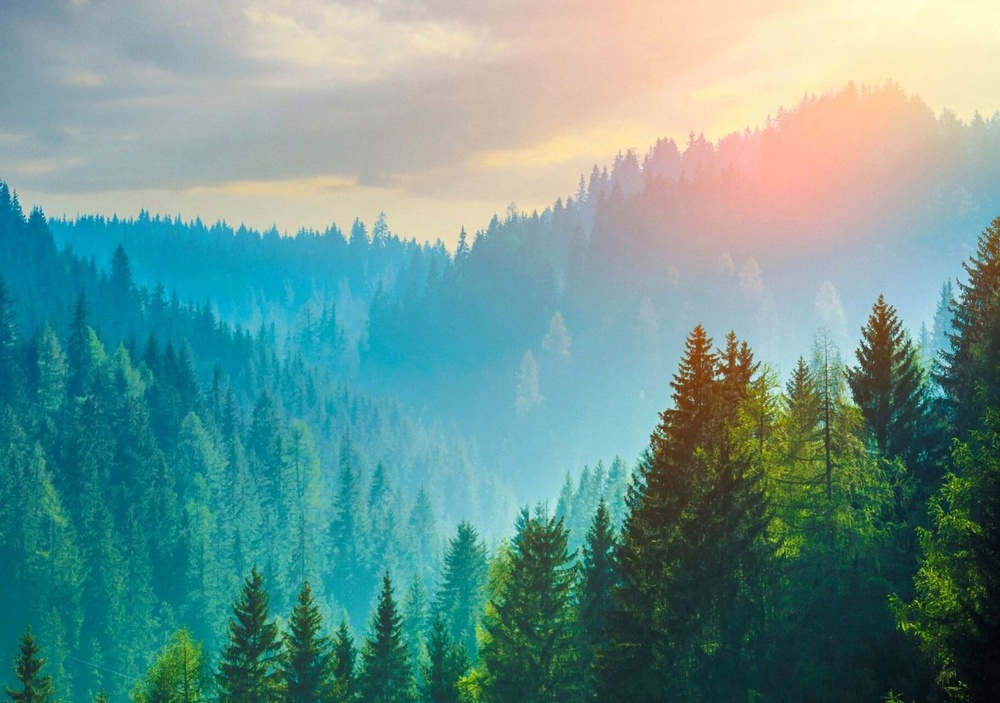
//> input picture build/forest.jpg, 1000 x 703 px, shrunk from 1455 x 1023 before the run
$ ./fastLines ../build/forest.jpg   (built with g++ and OpenCV 4)
//> lines starting //> are read from the running program, lines starting //| are printed output that depends on the picture
// g++ -std=c++17 `pkg-config --cflags --libs opencv4` fastLines.cpp -o FastLines
// ./FastLines forest.jpg

#include <iostream>
#include "opencv2/imgproc.hpp"
#include "opencv2/ximgproc.hpp"
#include "opencv2/imgcodecs.hpp"
#include "opencv2/highgui.hpp"
using namespace std;
using namespace cv;
using namespace cv::ximgproc;
int main(int argc, char** argv)
{
    std::string in;
    cv::CommandLineParser parser(argc, argv, "{@input|../samples/data/corridor.jpg|input image}{help h||show help message}");
    if (parser.has("help"))
    {
        parser.printMessage();
        return 0;
    }
    in = parser.get<string>("@input");
    Mat image = imread(in, IMREAD_GRAYSCALE);
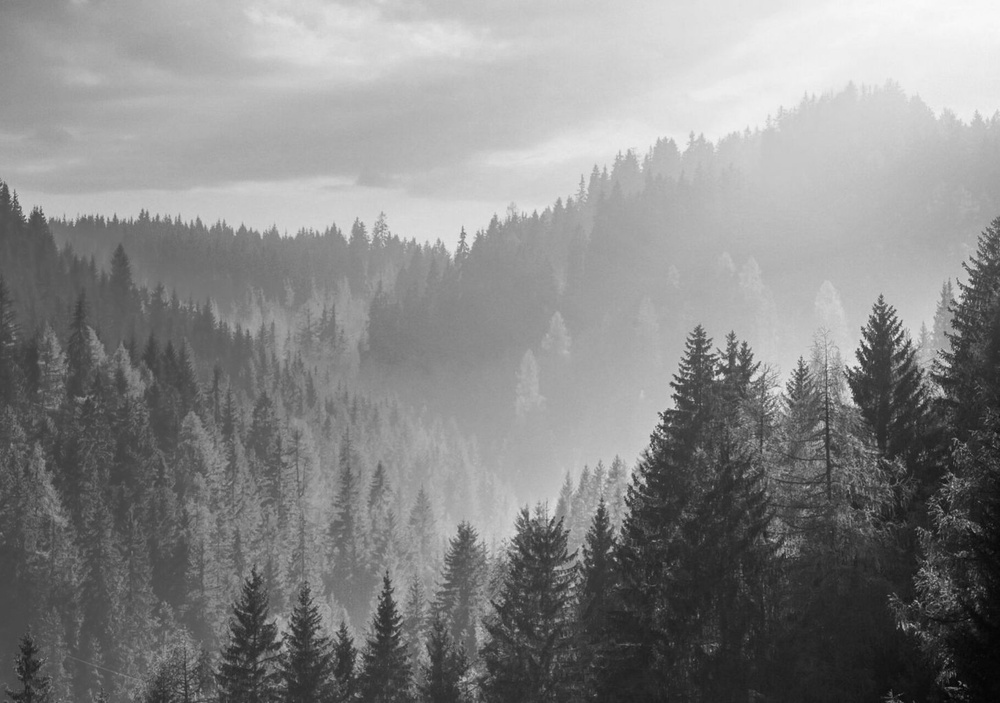
//> image: 703 rows x 1000 cols, CV_8UC1; min 4, max 250, mean 135.4
    if( image.empty() )
    {
        return -1;
    }
    // Create FLD detector
    // Param               Default value   Description
    // length_threshold    10            - Segments shorter than this will be discarded
    // distance_threshold  1.41421356    - A point placed from a hypothesis line
    //                                     segment farther than this will be
    //                                     regarded as an outlier
    // canny_th1           50            - First threshold for
    //                                     hysteresis procedure in Canny()
    // canny_th2           50            - Second threshold for
    //                                     hysteresis procedure in Canny()
    // canny_aperture_size 3             - Aperturesize for the sobel
    //                                     operator in Canny()
    // do_merge            false         - If true, incremental merging of segments
    //                                     will be perfomred
    int length_threshold = 10;
    float distance_threshold = 1.41421356f;
    double canny_th1 = 50.0;
    double canny_th2 = 50.0;
    int canny_aperture_size = 3;
    bool do_merge = false;
    Ptr<FastLineDetector> fld = createFastLineDetector(length_threshold,
            distance_threshold, canny_th1, canny_th2, canny_aperture_size,
            do_merge);
    vector<Vec4f> lines_fld;
    // Because of some CPU's power strategy, it seems that the first running of
    // an algorithm takes much longer. So here we run the algorithm 10 times
    // to see the algorithm's processing time with sufficiently warmed-up
    // CPU performance.
    for(int run_count = 0; run_count < 10; run_count++) {
        double freq = getTickFrequency();
        lines_fld.clear();
        int64 start = getTickCount();
        // Detect the lines with FLD
        fld->detect(image, lines_fld);
        double duration_ms = double(getTickCount() - start) * 1000 / freq;
        std::cout << "Elapsed time for FLD " << duration_ms << " ms." << std::endl;
    }
    // Show found lines with FLD
    Mat line_image_fld(image);
    fld->drawSegments(line_image_fld, lines_fld);
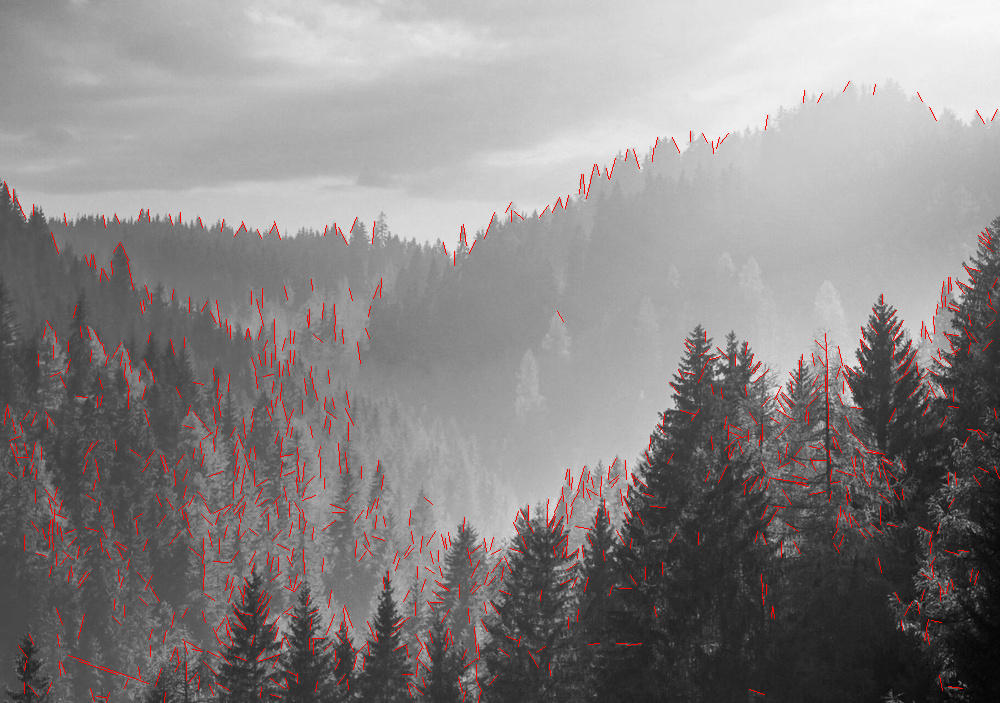
//> line_image_fld: 703 rows x 1000 cols, CV_8UC3; mean B, G, R 133.3, 133.3, 137.8
    imshow("FLD result", line_image_fld);
    waitKey();
    return 0;
}
